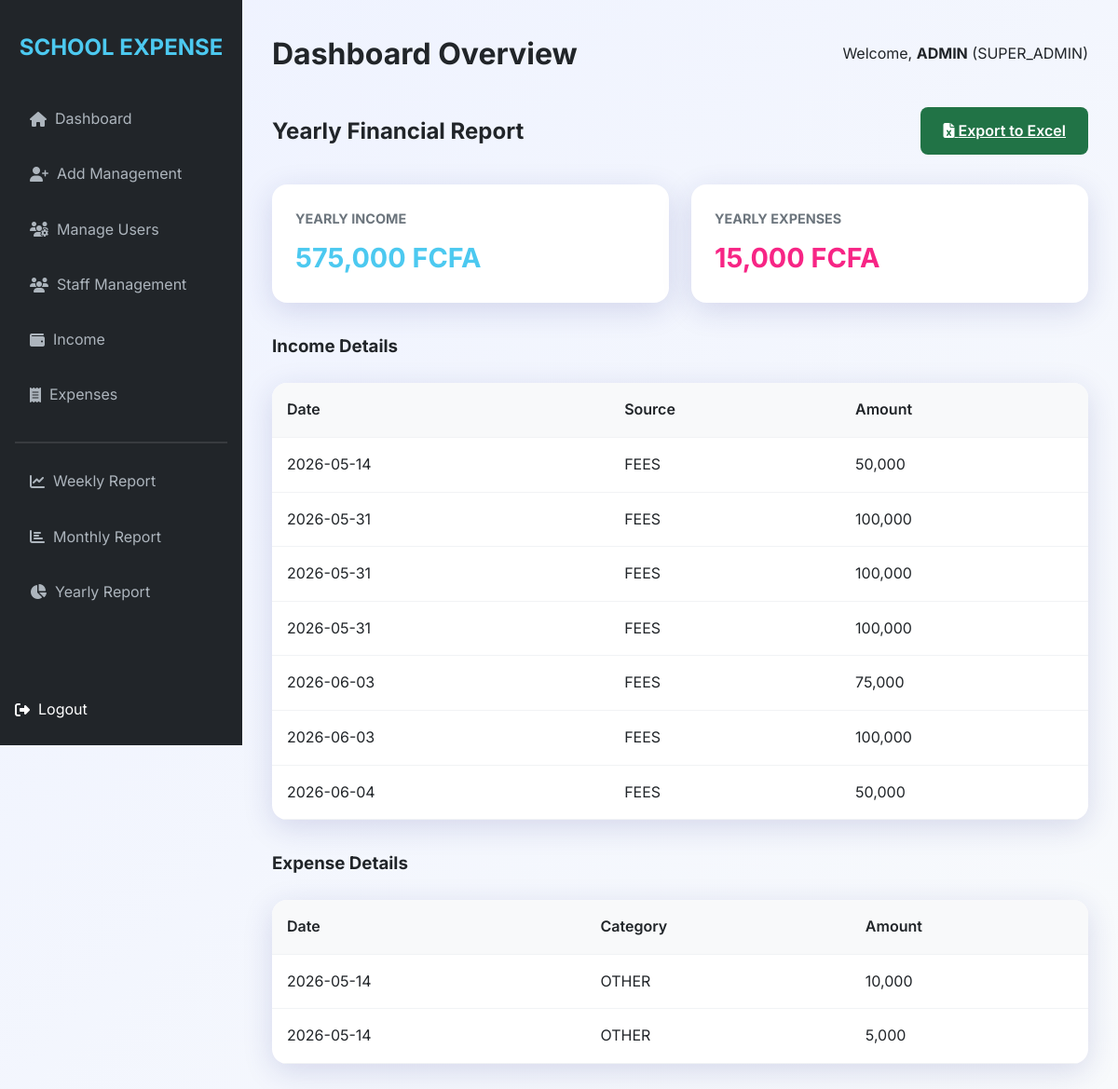
Screenshot of /reports/yearly (signed in) with the database file from the repository.
### models.py (models this page shows, shortened)
class User(UserMixin, db.Model):
    id = db.Column(db.Integer, primary_key=True)
    username = db.Column(db.String(64), unique=True, nullable=False)
    email = db.Column(db.String(120), unique=True, nullable=False)
    password_hash = db.Column(db.String(128))
    role = db.Column(db.String(20), nullable=False) # SUPER_ADMIN, PRINCIPAL, BURSER, ACCOUNTANT, SECRETARY
    is_active = db.Column(db.Boolean, default=True)
    is_muted = db.Column(db.Boolean, default=False)

class Income(db.Model):
    id = db.Column(db.Integer, primary_key=True)
    amount = db.Column(db.Float, nullable=False)
    source = db.Column(db.String(100), nullable=False)
    student_name = db.Column(db.String(100))
    student_session = db.Column(db.String(100))
    student_class = db.Column(db.String(100))
    section = db.Column(db.String(100))
    pta_level = db.Column(db.String(100))
    description = db.Column(db.Text)
    date = db.Column(db.DateTime, default=datetime.utcnow)
    added_by = db.Column(db.Integer, db.ForeignKey('user.id'))

class Expense(db.Model):
    id = db.Column(db.Integer, primary_key=True)
    amount = db.Column(db.Float, nullable=False)
    category = db.Column(db.String(100), nullable=False)
    description = db.Column(db.Text)
    date = db.Column(db.DateTime, default=datetime.utcnow)
    added_by = db.Column(db.Integer, db.ForeignKey('user.id'))
    status = db.Column(db.String(20), default='PENDING')  # PENDING, APPROVED, REJECTED
    approved_principal = db.Column(db.Boolean, default=False)
    approved_burser = db.Column(db.Boolean, default=False)
    approved_accountant = db.Column(db.Boolean, default=False)

### routes.py (the view)
    @app.route('/reports/<type>')
    @login_required
    def view_report(type):
        if type == 'weekly':
            start_date = datetime.utcnow() - timedelta(days=7)
        elif type == 'monthly':
            start_date = datetime.utcnow() - timedelta(days=30)
        else: # yearly
            start_date = datetime.utcnow() - timedelta(days=365)
        incomes = Income.query.filter(Income.date >= start_date).all()
        expenses = Expense.query.filter(Expense.date >= start_date).all()
        return render_template(f'reports/{type}_report.html', incomes=incomes, expenses=expenses)

### templates/reports/yearly_report.html
{% extends "base.html" %}
{% block content %}
<div style="display: flex; justify-content: space-between; align-items: center; margin-bottom: 2rem;">
    <h2>Yearly Financial Report</h2>
    <a href="{{ url_for('export_excel', type='yearly') }}" class="btn btn-primary" style="background: #217346;"><i class="fas fa-file-excel"></i> Export to Excel</a>
</div>
<div class="stats-grid">
    <div class="card">
        <h3>Yearly Income</h3>
        <div class="value" style="color: var(--success);">{{ "{:,.0f}".format(incomes|sum(attribute='amount')) }} FCFA</div>
    </div>
    <div class="card">
        <h3>Yearly Expenses</h3>
        <div class="value" style="color: var(--warning);">{{ "{:,.0f}".format(expenses|sum(attribute='amount')) }} FCFA</div>
    </div>
</div>
<h3>Income Details</h3>
<div class="table-container" style="margin-bottom: 2rem;">
    <table>
        <thead>
            <tr><th>Date</th><th>Source</th><th>Amount</th></tr>
        </thead>
        <tbody>
            {% for income in incomes %}
            <tr><td>{{ income.date.strftime('%Y-%m-%d') }}</td><td>{{ income.source }}</td><td>{{ "{:,.0f}".format(income.amount) }}</td></tr>
            {% endfor %}
        </tbody>
    </table>
</div>
<h3>Expense Details</h3>
<div class="table-container">
    <table>
        <thead>
            <tr><th>Date</th><th>Category</th><th>Amount</th></tr>
        </thead>
        <tbody>
            {% for expense in expenses %}
            <tr><td>{{ expense.date.strftime('%Y-%m-%d') }}</td><td>{{ expense.category }}</td><td>{{ "{:,.0f}".format(expense.amount) }}</td></tr>
            {% endfor %}
        </tbody>
    </table>
</div>
{% endblock %}

### templates/base.html (shortened to what this page needs)
<!DOCTYPE html>
<html lang="en">
<head>
    <link rel="stylesheet" href="{{ url_for('static', filename='css/style.css') }}">
    <link rel="stylesheet" href="https://cdnjs.cloudflare.com/ajax/libs/font-awesome/6.4.0/css/all.min.css">
</head>
<body>
    {% if current_user.is_authenticated %}
    <div class="app-container">
        <aside class="sidebar">
            <h2>SCHOOL EXPENSE</h2>
            <nav>
                <ul class="nav-links">
                    <li><a href="{{ url_for('dashboard') }}" class="{{ 'active' if request.endpoint == 'dashboard' }}"><i class="fas fa-home"></i> &nbsp; Dashboard</a></li>
                    {% if current_user.role == 'SUPER_ADMIN' %}
                    <li><a href="{{ url_for('add_user') }}" class="{{ 'active' if request.endpoint == 'add_user' }}"><i class="fas fa-user-plus"></i> &nbsp; Add Management</a></li>
                    <li><a href="{{ url_for('manage_users') }}" class="{{ 'active' if request.endpoint == 'manage_users' }}"><i class="fas fa-users-cog"></i> &nbsp; Manage Users</a></li>
                    {% endif %}
                    {% if current_user.role|upper in ['SUPER_ADMIN', 'PRINCIPAL', 'SECRETARY'] %}
                    <li><a href="{{ url_for('view_staff') }}" class="{{ 'active' if 'staff' in request.endpoint }}"><i class="fas fa-users"></i> &nbsp; Staff Management</a></li>
                    {% endif %}
                    <li><a href="{{ url_for('view_income') }}" class="{{ 'active' if 'income' in request.endpoint }}"><i class="fas fa-wallet"></i> &nbsp; Income</a></li>
                    <li><a href="{{ url_for('view_expenses') }}" class="{{ 'active' if 'expenses' in request.endpoint }}"><i class="fas fa-receipt"></i> &nbsp; Expenses</a></li>
                    <hr style="margin: 1rem 0; border: 0.5px solid rgba(255,255,255,0.1)">
                    <li><a href="{{ url_for('view_report', type='weekly') }}"><i class="fas fa-chart-line"></i> &nbsp; Weekly Report</a></li>
                    <li><a href="{{ url_for('view_report', type='monthly') }}"><i class="fas fa-chart-bar"></i> &nbsp; Monthly Report</a></li>
                    <li><a href="{{ url_for('view_report', type='yearly') }}"><i class="fas fa-chart-pie"></i> &nbsp; Yearly Report</a></li>
                    <li style="margin-top: auto;">
                        <form method="POST" action="{{ url_for('logout') }}" style="display: inline; margin: 0;">
                            <button type="submit" style="background:none; border:none; color:inherit; font:inherit; cursor:pointer; display:flex; align-items:center; padding:0;"> <i class="fas fa-sign-out-alt"></i> &nbsp; Logout</button>
                        </form>
                    </li>
                </ul>
            </nav>
        </aside>
        <main class="main-content">
            <header style="margin-bottom: 2rem; display: flex; justify-content: space-between; align-items: center;">
                <h1>{{ title if title else 'Dashboard Overview' }}</h1>
                <div class="user-info">
                    <span>Welcome, <strong>{{ current_user.username }}</strong> ({{ current_user.role }})</span>
                </div>
            </header>
            {% block content %}{% endblock %}
        </main>
    </div>
    {% else %}
        {% block login_content %}{% endblock %}
    {% endif %}
</body>
</html>

### static/css/style.css (style rules this page uses)
:root { --primary: #4361ee; --secondary: #3f37c9; --accent: #4895ef; --success: #4cc9f0; --warning: #f72585; --danger: #e63946; --dark: #212529; --light: #f8f9fa; --gray: #6c757d; --glass: rgba(255, 255, 255, 0.9); --shadow: 0 8px 32px 0 rgba(31, 38, 135, 0.15); }
* { margin: 0; padding: 0; box-sizing: border-box; font-family: 'Inter', -apple-system, BlinkMacSystemFont, "Segoe UI", Roboto, sans-serif; }
body { background: linear-gradient(135deg, #eef2ff 0%, #f8fafc 100%); color: var(--dark); line-height: 1.6; min-height: 100vh; overflow-x: hidden; }
.app-container { display: flex; min-height: 100vh; width: 100%; }
.sidebar { width: 260px; background: var(--dark); color: white; padding: 2rem 1rem; position: fixed; height: 100vh; transition: all 0.3s ease; }
.sidebar h2 { font-size: 1.5rem; margin-bottom: 2rem; text-align: center; color: var(--success); font-weight: 700; }
.nav-links { list-style: none; display: flex; flex-direction: column; height: calc(100vh - 120px); }
.nav-links li { margin-bottom: 0.5rem; }
.nav-links a { color: #adb5bd; text-decoration: none; padding: 0.8rem 1rem; display: flex; align-items: center; border-radius: 8px; transition: 0.3s; }
.main-content { flex: 1; margin-left: 260px; padding: 2rem; }
.stats-grid { display: grid; grid-template-columns: repeat(auto-fit, minmax(240px, 1fr)); gap: 1.5rem; margin-bottom: 2rem; }
.card { background: white; padding: 1.5rem; border-radius: 16px; box-shadow: var(--shadow); border: 1px solid rgba(255, 255, 255, 0.3); }
.card h3 { font-size: 0.9rem; color: var(--gray); margin-bottom: 0.5rem; text-transform: uppercase; }
.card .value { font-size: 1.8rem; font-weight: 700; color: var(--primary); }
.btn { padding: 0.8rem 1.5rem; border-radius: 8px; border: none; cursor: pointer; font-weight: 600; transition: 0.3s; display: inline-block; text-align: center; }
.btn-primary { background: var(--primary); color: white; }
.table-container { background: white; border-radius: 16px; overflow: hidden; box-shadow: var(--shadow); margin-top: 1.5rem; }
table { width: 100%; border-collapse: collapse; }
th, td { padding: 1rem; text-align: left; border-bottom: 1px solid #f1f3f5; }
th { background: #f8f9fa; font-weight: 600; }

### rows the page displays
User: username "ADMIN", role "SUPER_ADMIN"
Income: date "2026-05-14", source "FEES", amount "50,000"
Income: date "2026-05-31", source "FEES", amount "100,000"
Income: date "2026-05-31", source "FEES", amount "100,000"
Income: date "2026-05-31", source "FEES", amount "100,000"
Income: date "2026-06-03", source "FEES", amount "75,000"
Income: date "2026-06-03", source "FEES", amount "100,000"
Income: date "2026-06-04", source "FEES", amount "50,000"
Expense: date "2026-05-14", category "OTHER", amount "10,000"
Expense: date "2026-05-14", category "OTHER", amount "5,000"

### other values shown
{{ title if title else 'Dashboard Overview' }} "Dashboard Overview"
{{ "{:,.0f}".format(incomes|sum(attribute='amount')) }} "575,000"
{{ "{:,.0f}".format(expenses|sum(attribute='amount')) }} "15,000"
